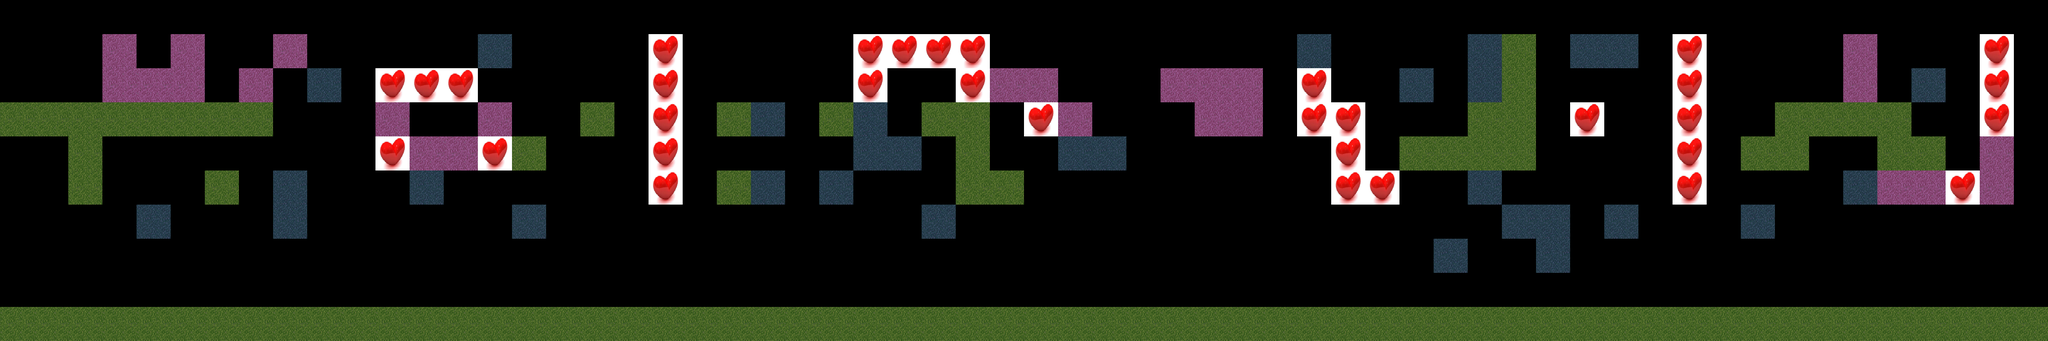

The image is a tile-based game level rendered from a .tmx file. Its description and source (layers, tilesets, objects; grid data summarised) follow:
An orthogonal 60x10 tile map with 70x70 px tiles, 3 tile layers (ground, barrier, meta), 4 tilesets and 1 object (PlayerPoint).

<map version="1.0" orientation="orthogonal" renderorder="right-down" width="60" height="10" tilewidth="70" tileheight="70">
 <tileset firstgid="1" name="map" tilewidth="70" tileheight="70">
  <image source="map.png" width="70" height="70" />
 </tileset>
 <tileset firstgid="2" name="heart" tilewidth="70" tileheight="70">
  <image source="heart.png" width="70" height="70" />
 </tileset>
 <tileset firstgid="3" name="meta_tiles" tilewidth="70" tileheight="70">
  <image source="meta_tiles.png" width="70" height="70" />
  <tile id="0">
   <properties>
    <property name="Collidable" value="true" />
   </properties>
  </tile>
 </tileset>
 <tileset firstgid="4" name="meta_tiles_food" tilewidth="70" tileheight="70">
  <image source="meta_tiles_food.png" width="70" height="70" />
  <tile id="0">
   <properties>
    <property name="food" value="true" />
   </properties>
  </tile>
 </tileset>
 <layer name="ground" width="60" height="10">
  <data>[600 cells, 98 non-empty, 1 distinct tile ids]</data>
 </layer>
 <objectgroup name="objects">
  <object name="PlayerPoint" x="69" y="488" width="57" height="52" />
 </objectgroup>
 <layer name="barrier" width="60" height="10">
  <data>[600 cells, 50 non-empty, 1 distinct tile ids]</data>
 </layer>
 <layer name="meta" width="60" height="10">
  <data>[600 cells, 56 non-empty, 2 distinct tile ids]</data>
 </layer>
</map>